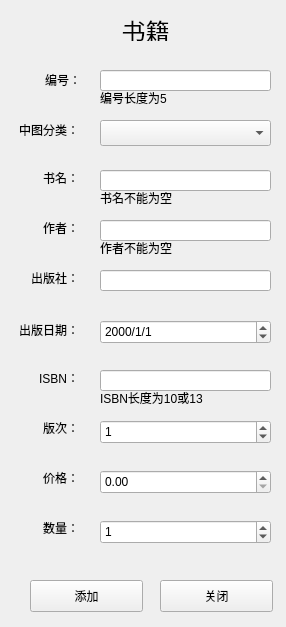
<?xml version="1.0" encoding="UTF-8"?>
<ui version="4.0">
 <class>AddBookBord</class>
 <widget class="QWidget" name="AddBookBord">
  <property name="geometry">
   <rect>
    <x>0</x>
    <y>0</y>
    <width>286</width>
    <height>627</height>
   </rect>
  </property>
  <property name="windowTitle">
   <string>Form</string>
  </property>
  <widget class="QPushButton" name="btn_add">
   <property name="geometry">
    <rect>
     <x>30</x>
     <y>580</y>
     <width>113</width>
     <height>32</height>
    </rect>
   </property>
   <property name="text">
    <string>添加</string>
   </property>
  </widget>
  <widget class="QPushButton" name="btn_cancel">
   <property name="geometry">
    <rect>
     <x>160</x>
     <y>580</y>
     <width>113</width>
     <height>32</height>
    </rect>
   </property>
   <property name="text">
    <string>关闭</string>
   </property>
  </widget>
  <widget class="QLabel" name="label_8">
   <property name="geometry">
    <rect>
     <x>8</x>
     <y>320</y>
     <width>71</width>
     <height>20</height>
    </rect>
   </property>
   <property name="text">
    <string>出版日期：</string>
   </property>
   <property name="alignment">
    <set>Qt::AlignRight|Qt::AlignTrailing|Qt::AlignVCenter</set>
   </property>
  </widget>
  <widget class="QDoubleSpinBox" name="dsp_price">
   <property name="geometry">
    <rect>
     <x>100</x>
     <y>470</y>
     <width>171</width>
     <height>24</height>
    </rect>
   </property>
   <property name="maximum">
    <double>99999.990000000005239</double>
   </property>
   <property name="singleStep">
    <double>10.000000000000000</double>
   </property>
  </widget>
  <widget class="QLabel" name="label_11">
   <property name="geometry">
    <rect>
     <x>20</x>
     <y>470</y>
     <width>59</width>
     <height>16</height>
    </rect>
   </property>
   <property name="text">
    <string>价格：</string>
   </property>
   <property name="alignment">
    <set>Qt::AlignRight|Qt::AlignTrailing|Qt::AlignVCenter</set>
   </property>
  </widget>
  <widget class="QLabel" name="label_5">
   <property name="geometry">
    <rect>
     <x>20</x>
     <y>170</y>
     <width>59</width>
     <height>16</height>
    </rect>
   </property>
   <property name="text">
    <string>书名：</string>
   </property>
   <property name="alignment">
    <set>Qt::AlignRight|Qt::AlignTrailing|Qt::AlignVCenter</set>
   </property>
  </widget>
  <widget class="QLabel" name="label">
   <property name="geometry">
    <rect>
     <x>0</x>
     <y>20</y>
     <width>291</width>
     <height>21</height>
    </rect>
   </property>
   <property name="font">
    <font>
     <pointsize>18</pointsize>
    </font>
   </property>
   <property name="text">
    <string>书籍</string>
   </property>
   <property name="alignment">
    <set>Qt::AlignCenter</set>
   </property>
  </widget>
  <widget class="QLineEdit" name="tf_isbn">
   <property name="geometry">
    <rect>
     <x>100</x>
     <y>370</y>
     <width>171</width>
     <height>21</height>
    </rect>
   </property>
  </widget>
  <widget class="QLabel" name="label_2">
   <property name="geometry">
    <rect>
     <x>0</x>
     <y>70</y>
     <width>81</width>
     <height>20</height>
    </rect>
   </property>
   <property name="text">
    <string>编号：</string>
   </property>
   <property name="alignment">
    <set>Qt::AlignRight|Qt::AlignTrailing|Qt::AlignVCenter</set>
   </property>
  </widget>
  <widget class="QLabel" name="label_4">
   <property name="geometry">
    <rect>
     <x>20</x>
     <y>220</y>
     <width>59</width>
     <height>16</height>
    </rect>
   </property>
   <property name="text">
    <string>作者：</string>
   </property>
   <property name="alignment">
    <set>Qt::AlignRight|Qt::AlignTrailing|Qt::AlignVCenter</set>
   </property>
  </widget>
  <widget class="QDateEdit" name="dateEdit">
   <property name="geometry">
    <rect>
     <x>100</x>
     <y>320</y>
     <width>171</width>
     <height>24</height>
    </rect>
   </property>
   <property name="displayFormat">
    <string>yyyy/M/d</string>
   </property>
  </widget>
  <widget class="QLabel" name="label_12">
   <property name="geometry">
    <rect>
     <x>20</x>
     <y>520</y>
     <width>59</width>
     <height>16</height>
    </rect>
   </property>
   <property name="text">
    <string>数量：</string>
   </property>
   <property name="alignment">
    <set>Qt::AlignRight|Qt::AlignTrailing|Qt::AlignVCenter</set>
   </property>
  </widget>
  <widget class="QSpinBox" name="sb_total">
   <property name="geometry">
    <rect>
     <x>100</x>
     <y>520</y>
     <width>171</width>
     <height>24</height>
    </rect>
   </property>
   <property name="maximum">
    <number>9999</number>
   </property>
   <property name="value">
    <number>1</number>
   </property>
  </widget>
  <widget class="QLabel" name="label_9">
   <property name="geometry">
    <rect>
     <x>20</x>
     <y>370</y>
     <width>59</width>
     <height>16</height>
    </rect>
   </property>
   <property name="text">
    <string>ISBN：</string>
   </property>
   <property name="alignment">
    <set>Qt::AlignRight|Qt::AlignTrailing|Qt::AlignVCenter</set>
   </property>
  </widget>
  <widget class="QLabel" name="label_3">
   <property name="geometry">
    <rect>
     <x>20</x>
     <y>270</y>
     <width>59</width>
     <height>16</height>
    </rect>
   </property>
   <property name="text">
    <string>出版社：</string>
   </property>
   <property name="alignment">
    <set>Qt::AlignRight|Qt::AlignTrailing|Qt::AlignVCenter</set>
   </property>
  </widget>
  <widget class="QComboBox" name="cb_ztid">
   <property name="geometry">
    <rect>
     <x>100</x>
     <y>120</y>
     <width>171</width>
     <height>26</height>
    </rect>
   </property>
  </widget>
  <widget class="QLabel" name="label_6">
   <property name="geometry">
    <rect>
     <x>8</x>
     <y>120</y>
     <width>71</width>
     <height>20</height>
    </rect>
   </property>
   <property name="text">
    <string>中图分类：</string>
   </property>
   <property name="alignment">
    <set>Qt::AlignRight|Qt::AlignTrailing|Qt::AlignVCenter</set>
   </property>
  </widget>
  <widget class="QLineEdit" name="tf_id">
   <property name="geometry">
    <rect>
     <x>100</x>
     <y>70</y>
     <width>171</width>
     <height>21</height>
    </rect>
   </property>
  </widget>
  <widget class="QLabel" name="label_10">
   <property name="geometry">
    <rect>
     <x>20</x>
     <y>420</y>
     <width>59</width>
     <height>16</height>
    </rect>
   </property>
   <property name="text">
    <string>版次：</string>
   </property>
   <property name="alignment">
    <set>Qt::AlignRight|Qt::AlignTrailing|Qt::AlignVCenter</set>
   </property>
  </widget>
  <widget class="QLineEdit" name="tf_author">
   <property name="geometry">
    <rect>
     <x>100</x>
     <y>220</y>
     <width>171</width>
     <height>21</height>
    </rect>
   </property>
  </widget>
  <widget class="QLineEdit" name="tf_press">
   <property name="geometry">
    <rect>
     <x>100</x>
     <y>270</y>
     <width>171</width>
     <height>21</height>
    </rect>
   </property>
  </widget>
  <widget class="QLineEdit" name="tf_name">
   <property name="geometry">
    <rect>
     <x>100</x>
     <y>170</y>
     <width>171</width>
     <height>21</height>
    </rect>
   </property>
  </widget>
  <widget class="QLabel" name="lb_idwarn">
   <property name="geometry">
    <rect>
     <x>100</x>
     <y>90</y>
     <width>181</width>
     <height>16</height>
    </rect>
   </property>
   <property name="text">
    <string>编号长度为5</string>
   </property>
  </widget>
  <widget class="QLabel" name="lb_isbnwarn">
   <property name="geometry">
    <rect>
     <x>100</x>
     <y>390</y>
     <width>181</width>
     <height>16</height>
    </rect>
   </property>
   <property name="text">
    <string>ISBN长度为10或13</string>
   </property>
  </widget>
  <widget class="QSpinBox" name="sb_edition">
   <property name="geometry">
    <rect>
     <x>100</x>
     <y>420</y>
     <width>171</width>
     <height>24</height>
    </rect>
   </property>
   <property name="maximum">
    <number>9999</number>
   </property>
   <property name="value">
    <number>1</number>
   </property>
  </widget>
  <widget class="QLabel" name="lb_namewarn">
   <property name="geometry">
    <rect>
     <x>100</x>
     <y>190</y>
     <width>181</width>
     <height>16</height>
    </rect>
   </property>
   <property name="text">
    <string>书名不能为空</string>
   </property>
  </widget>
  <widget class="QLabel" name="lb_authorwarn">
   <property name="geometry">
    <rect>
     <x>100</x>
     <y>240</y>
     <width>181</width>
     <height>16</height>
    </rect>
   </property>
   <property name="text">
    <string>作者不能为空</string>
   </property>
  </widget>
 </widget>
 <resources/>
 <connections/>
</ui>
